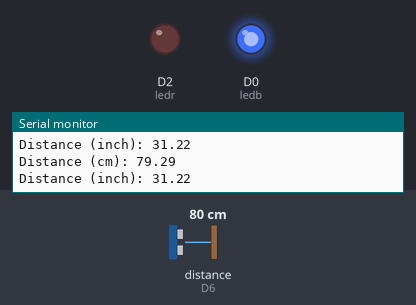
Simulated run of this sketch. Board: ESP8266 (NodeMCU). On the bench: output pins drawn as LEDs (lit = HIGH), the last lines printed to the serial monitor. Wiring (inferred from the names in the program): ultrasonic range finder: trigger D5; echo D6. The test bench sets the inputs (shaded band); at power-on: distance to the obstacle (sensor on D6) 80 cm. The echo pulse lasts 58.3 µs per cm; pins used as bus, display or sensor lines are not drawn.

Above: at 1.8 s.
1.9 s: distance to the obstacle (sensor on D6) set to 7 cm
3.4 s: distance to the obstacle (sensor on D6) set to 4 cm
At 4.4 s:
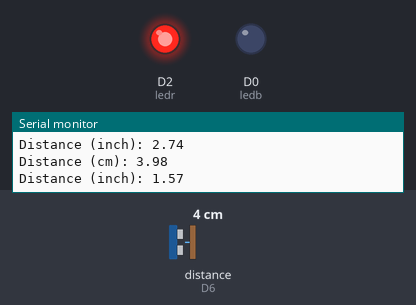
5.5 s: distance to the obstacle (sensor on D6) set to 9 cm
At 7.2 s:
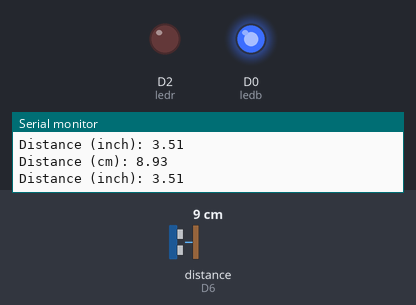
7.5 s: distance to the obstacle (sensor on D6) set to 2 cm
At 8.8 s:
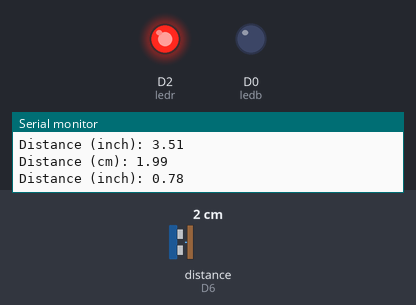
Timing chart, 0 to 10.5 s (numbered marks = the images above; inputs shaded):
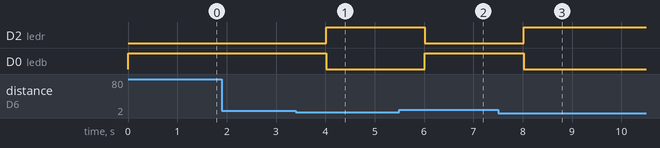

Measured:
- the behaviour switches between 6 and 5 cm on distance to the obstacle (sensor on D6) (found by bisection; images 0 and 1)
- after the input at 3.4 s, D2 (ledr): LOW → HIGH after 0.61 s; D0 (ledb): HIGH → LOW after 0.61 s
- after the input at 5.5 s, D2 (ledr): HIGH → LOW after 0.52 s; D0 (ledb): LOW → HIGH after 0.52 s
- after the input at 7.5 s, D2 (ledr): LOW → HIGH after 0.52 s; D0 (ledb): HIGH → LOW after 0.52 s

The sketch:

Ultrasonic_with_LED.ino
```cpp
const int trigPin = D5;
const int echoPin = D6;

const int ledr = D2;
const int ledb = D0;


#define SOUND_VELOCITY 0.034
#define CM_TO_INCH 0.393701
long duration;
float distanceCm;
float distanceInch;
void setup() {
  Serial.begin(115200);
  pinMode(trigPin, OUTPUT);
  pinMode(echoPin, INPUT);
  pinMode(ledr,OUTPUT);
  pinMode(ledb,OUTPUT);
}
void loop() {
  digitalWrite(trigPin, LOW);
  delayMicroseconds(2);
  digitalWrite(trigPin, HIGH);
  delayMicroseconds(10);
  digitalWrite(trigPin, LOW);
  duration = pulseIn(echoPin, HIGH);
  distanceCm = duration * SOUND_VELOCITY/2;
  distanceInch = distanceCm * CM_TO_INCH;

if (distanceCm <= 5) {
  digitalWrite(ledr, HIGH);
  digitalWrite(ledb, LOW);
  }
else {
  digitalWrite(ledr, LOW);
  digitalWrite(ledb, HIGH);
  }

  Serial.print("Distance (cm): ");
  Serial.println(distanceCm);
  Serial.print("Distance (inch): ");
  Serial.println(distanceInch);


  delay(1000);
}
```
